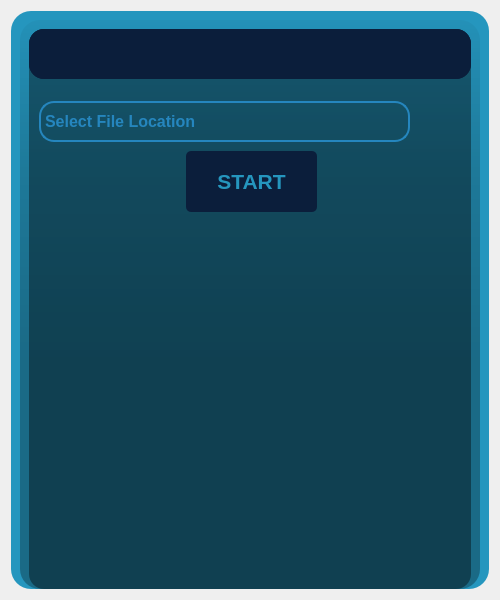
<?xml version="1.0" encoding="UTF-8"?>
<ui version="4.0">
 <class>ClearCut</class>
 <widget class="QWidget" name="ClearCut">
  <property name="geometry">
   <rect>
    <x>0</x>
    <y>0</y>
    <width>500</width>
    <height>600</height>
   </rect>
  </property>
  <property name="minimumSize">
   <size>
    <width>500</width>
    <height>600</height>
   </size>
  </property>
  <property name="maximumSize">
   <size>
    <width>500</width>
    <height>600</height>
   </size>
  </property>
  <property name="windowTitle">
   <string>Clear Cut</string>
  </property>
  <property name="styleSheet">
   <string notr="true"/>
  </property>
  <layout class="QVBoxLayout" name="verticalLayout">
   <item>
    <widget class="QFrame" name="frm_outer">
     <property name="sizePolicy">
      <sizepolicy hsizetype="Expanding" vsizetype="Expanding">
       <horstretch>0</horstretch>
       <verstretch>0</verstretch>
      </sizepolicy>
     </property>
     <property name="maximumSize">
      <size>
       <width>800</width>
       <height>600</height>
      </size>
     </property>
     <property name="styleSheet">
      <string notr="true">background-color:#2596be;
border-radius:20px;
</string>
     </property>
     <property name="frameShape">
      <enum>QFrame::StyledPanel</enum>
     </property>
     <property name="frameShadow">
      <enum>QFrame::Raised</enum>
     </property>
     <layout class="QVBoxLayout" name="verticalLayout_3">
      <property name="bottomMargin">
       <number>0</number>
      </property>
      <item>
       <widget class="QFrame" name="frm_middle">
        <property name="sizePolicy">
         <sizepolicy hsizetype="Expanding" vsizetype="Expanding">
          <horstretch>0</horstretch>
          <verstretch>0</verstretch>
         </sizepolicy>
        </property>
        <property name="styleSheet">
         <string notr="true">background-color:qlineargradient(spread:pad,x1:0,y1:0,x2:0,y2:0.715909,stop:0 rgba(0,0,0,9), stop:0.375 rgba(0,0,0,50),stop:0.835227 rgba(0,0,0,75));
border-radius:20px;
</string>
        </property>
        <property name="frameShape">
         <enum>QFrame::StyledPanel</enum>
        </property>
        <property name="frameShadow">
         <enum>QFrame::Raised</enum>
        </property>
        <layout class="QVBoxLayout" name="verticalLayout_2">
         <property name="bottomMargin">
          <number>0</number>
         </property>
         <item>
          <widget class="QFrame" name="frm_inside">
           <property name="sizePolicy">
            <sizepolicy hsizetype="Expanding" vsizetype="Expanding">
             <horstretch>0</horstretch>
             <verstretch>0</verstretch>
            </sizepolicy>
           </property>
           <property name="styleSheet">
            <string notr="true">background-color:rgba(0,0,0,100);
border-radius:15px;


</string>
           </property>
           <property name="frameShape">
            <enum>QFrame::StyledPanel</enum>
           </property>
           <property name="frameShadow">
            <enum>QFrame::Raised</enum>
           </property>
           <layout class="QVBoxLayout" name="verticalLayout_4">
            <property name="spacing">
             <number>2</number>
            </property>
            <property name="leftMargin">
             <number>0</number>
            </property>
            <property name="topMargin">
             <number>0</number>
            </property>
            <property name="rightMargin">
             <number>0</number>
            </property>
            <property name="bottomMargin">
             <number>2</number>
            </property>
            <item>
             <widget class="QFrame" name="frm_header">
              <property name="minimumSize">
               <size>
                <width>0</width>
                <height>50</height>
               </size>
              </property>
              <property name="styleSheet">
               <string notr="true">background-color:#0b1e3b;
border-radius:15px;
</string>
              </property>
              <property name="frameShape">
               <enum>QFrame::StyledPanel</enum>
              </property>
              <property name="frameShadow">
               <enum>QFrame::Raised</enum>
              </property>
              <layout class="QHBoxLayout" name="horizontalLayout">
               <property name="spacing">
                <number>0</number>
               </property>
               <property name="leftMargin">
                <number>0</number>
               </property>
               <property name="topMargin">
                <number>0</number>
               </property>
               <property name="rightMargin">
                <number>0</number>
               </property>
               <property name="bottomMargin">
                <number>0</number>
               </property>
               <item alignment="Qt::AlignLeft">
                <widget class="QFrame" name="frm_contact_info">
                 <property name="styleSheet">
                  <string notr="true">QPushButton{
	background-color: transparent;
	color:rgba(255, 255, 255, 210);
	border-radius:5px;
}
QPushButton:hover{
	background-color: qlineargradient(spread:pad, x1:0, y1:0.505682, x2:1, y2:0.477, stop:0 rgba(40, 67, 98, 219), stop:1 rgba(105, 118, 132, 226));
}
QPushButton:pressed{
	padding-left:5px;
	padding-top:5px;
	background-color:rgba(105, 118, 132, 200);
}</string>
                 </property>
                 <property name="frameShape">
                  <enum>QFrame::StyledPanel</enum>
                 </property>
                 <property name="frameShadow">
                  <enum>QFrame::Raised</enum>
                 </property>
                 <layout class="QHBoxLayout" name="horizontalLayout_3">
                  <item>
                   <widget class="QPushButton" name="btn_github">
                    <property name="cursor">
                     <cursorShape>PointingHandCursor</cursorShape>
                    </property>
                    <property name="text">
                     <string/>
                    </property>
                    <property name="icon">
                     <iconset resource="Icons/clearcut_resource.qrc">
                      <normaloff>:/Images/github.svg</normaloff>:/Images/github.svg</iconset>
                    </property>
                    <property name="iconSize">
                     <size>
                      <width>40</width>
                      <height>40</height>
                     </size>
                    </property>
                   </widget>
                  </item>
                  <item>
                   <widget class="QPushButton" name="btn_linkedin">
                    <property name="cursor">
                     <cursorShape>PointingHandCursor</cursorShape>
                    </property>
                    <property name="text">
                     <string/>
                    </property>
                    <property name="icon">
                     <iconset resource="Icons/clearcut_resource.qrc">
                      <normaloff>:/Images/linkedin.svg</normaloff>:/Images/linkedin.svg</iconset>
                    </property>
                    <property name="iconSize">
                     <size>
                      <width>40</width>
                      <height>40</height>
                     </size>
                    </property>
                   </widget>
                  </item>
                  <item>
                   <widget class="QPushButton" name="btn_cv">
                    <property name="cursor">
                     <cursorShape>PointingHandCursor</cursorShape>
                    </property>
                    <property name="text">
                     <string/>
                    </property>
                    <property name="icon">
                     <iconset resource="Icons/clearcut_resource.qrc">
                      <normaloff>:/Images/paperclip.svg</normaloff>:/Images/paperclip.svg</iconset>
                    </property>
                    <property name="iconSize">
                     <size>
                      <width>40</width>
                      <height>40</height>
                     </size>
                    </property>
                   </widget>
                  </item>
                  <item>
                   <widget class="QPushButton" name="btn_email">
                    <property name="cursor">
                     <cursorShape>PointingHandCursor</cursorShape>
                    </property>
                    <property name="text">
                     <string/>
                    </property>
                    <property name="icon">
                     <iconset resource="Icons/clearcut_resource.qrc">
                      <normaloff>:/Images/mail.svg</normaloff>:/Images/mail.svg</iconset>
                    </property>
                    <property name="iconSize">
                     <size>
                      <width>40</width>
                      <height>40</height>
                     </size>
                    </property>
                   </widget>
                  </item>
                 </layout>
                </widget>
               </item>
               <item alignment="Qt::AlignRight">
                <widget class="QFrame" name="frm_top_right">
                 <property name="styleSheet">
                  <string notr="true">QPushButton{
	background-color: transparent;
	color:rgba(255, 255, 255, 210);
	border-radius:5px;
}
QPushButton:hover{
	background-color: qlineargradient(spread:pad, x1:0, y1:0.505682, x2:1, y2:0.477, stop:0 rgba(40, 67, 98, 219), stop:1 rgba(105, 118, 132, 226));
}
QPushButton:pressed{
	padding-left:5px;
	padding-top:5px;
	background-color:rgba(105, 118, 132, 200);
}</string>
                 </property>
                 <property name="frameShape">
                  <enum>QFrame::StyledPanel</enum>
                 </property>
                 <property name="frameShadow">
                  <enum>QFrame::Raised</enum>
                 </property>
                 <layout class="QHBoxLayout" name="horizontalLayout_2">
                  <property name="spacing">
                   <number>2</number>
                  </property>
                  <property name="leftMargin">
                   <number>2</number>
                  </property>
                  <property name="topMargin">
                   <number>0</number>
                  </property>
                  <property name="rightMargin">
                   <number>2</number>
                  </property>
                  <property name="bottomMargin">
                   <number>0</number>
                  </property>
                  <item>
                   <widget class="QPushButton" name="btn_minimize">
                    <property name="cursor">
                     <cursorShape>PointingHandCursor</cursorShape>
                    </property>
                    <property name="text">
                     <string/>
                    </property>
                    <property name="icon">
                     <iconset resource="Icons/clearcut_resource.qrc">
                      <normaloff>:/Images/chevron-down.svg</normaloff>:/Images/chevron-down.svg</iconset>
                    </property>
                    <property name="iconSize">
                     <size>
                      <width>40</width>
                      <height>40</height>
                     </size>
                    </property>
                   </widget>
                  </item>
                  <item>
                   <widget class="QPushButton" name="btn_close">
                    <property name="cursor">
                     <cursorShape>PointingHandCursor</cursorShape>
                    </property>
                    <property name="text">
                     <string/>
                    </property>
                    <property name="icon">
                     <iconset resource="Icons/clearcut_resource.qrc">
                      <normaloff>:/Images/x.svg</normaloff>:/Images/x.svg</iconset>
                    </property>
                    <property name="iconSize">
                     <size>
                      <width>40</width>
                      <height>40</height>
                     </size>
                    </property>
                   </widget>
                  </item>
                 </layout>
                </widget>
               </item>
              </layout>
             </widget>
            </item>
            <item>
             <widget class="QStackedWidget" name="pages">
              <property name="styleSheet">
               <string notr="true">background-color: transparent;
border-radius:15px;</string>
              </property>
              <property name="currentIndex">
               <number>0</number>
              </property>
              <widget class="QWidget" name="page_clearcut">
               <widget class="QLabel" name="lbl_file_location">
                <property name="geometry">
                 <rect>
                  <x>10</x>
                  <y>20</y>
                  <width>371</width>
                  <height>41</height>
                 </rect>
                </property>
                <property name="font">
                 <font>
                  <pointsize>12</pointsize>
                  <weight>75</weight>
                  <bold>true</bold>
                 </font>
                </property>
                <property name="styleSheet">
                 <string notr="true">background-color:transparent;
color: #2586be;
border-radius:15px;
border:2px solid #2586be;</string>
                </property>
                <property name="text">
                 <string>Select File Location</string>
                </property>
                <property name="wordWrap">
                 <bool>false</bool>
                </property>
               </widget>
               <widget class="QPushButton" name="btn_file_location">
                <property name="geometry">
                 <rect>
                  <x>385</x>
                  <y>14</y>
                  <width>50</width>
                  <height>50</height>
                 </rect>
                </property>
                <property name="cursor">
                 <cursorShape>PointingHandCursor</cursorShape>
                </property>
                <property name="styleSheet">
                 <string notr="true">QPushButton{
	background-color: transparent;
	color:rgba(255, 255, 255, 210);
	border-radius:5px;
}
QPushButton:hover{
	background-color: qlineargradient(spread:pad, x1:0, y1:0.505682, x2:1, y2:0.477, stop:0 rgba(40, 67, 98, 219), stop:1 rgba(105, 118, 132, 226));
}
QPushButton:pressed{
	padding-left:5px;
	padding-top:5px;
	background-color:rgba(105, 118, 132, 200);
}</string>
                </property>
                <property name="text">
                 <string/>
                </property>
                <property name="icon">
                 <iconset resource="Icons/clearcut_resource.qrc">
                  <normaloff>:/Images/folder.svg</normaloff>:/Images/folder.svg</iconset>
                </property>
                <property name="iconSize">
                 <size>
                  <width>50</width>
                  <height>50</height>
                 </size>
                </property>
               </widget>
               <widget class="QPushButton" name="btn_start">
                <property name="geometry">
                 <rect>
                  <x>157</x>
                  <y>70</y>
                  <width>131</width>
                  <height>61</height>
                 </rect>
                </property>
                <property name="font">
                 <font>
                  <pointsize>16</pointsize>
                  <weight>75</weight>
                  <bold>true</bold>
                 </font>
                </property>
                <property name="cursor">
                 <cursorShape>PointingHandCursor</cursorShape>
                </property>
                <property name="styleSheet">
                 <string notr="true">QPushButton#btn_start{
	background-color: #0b1e3b;
	color: #2596be;
	border-radius: 5px;
	padding: 8px 10px; /* Adjust the padding for the pop-up effect */
	box-shadow: 2px 2px 5px rgba(0, 0, 0, 0.2); /* Add a box shadow for the pop-up effect */
}

QPushButton#btn_start:hover{
	background-color: qlineargradient(spread:pad, x1:0, y1:0.505682, x2:1, y2:0.477, stop:0 rgba(37, 150, 190, 200), stop:1 rgba(85, 98, 112, 226));
}

QPushButton#btn_start:pressed{
	padding-left: 8px;
	padding-top: 10px;
	background-color: rgba(105, 118, 132, 200);
	box-shadow: none; /* Remove the box shadow when pressed */
}</string>
                </property>
                <property name="text">
                 <string>START</string>
                </property>
               </widget>
               <widget class="QTextEdit" name="txt_progress">
                <property name="enabled">
                 <bool>true</bool>
                </property>
                <property name="geometry">
                 <rect>
                  <x>13</x>
                  <y>150</y>
                  <width>421</width>
                  <height>351</height>
                 </rect>
                </property>
                <property name="font">
                 <font>
                  <pointsize>9</pointsize>
                  <weight>75</weight>
                  <bold>true</bold>
                 </font>
                </property>
                <property name="styleSheet">
                 <string notr="true">color:#2586be;</string>
                </property>
                <property name="readOnly">
                 <bool>true</bool>
                </property>
               </widget>
              </widget>
              <widget class="QWidget" name="page_info"/>
             </widget>
            </item>
           </layout>
          </widget>
         </item>
        </layout>
       </widget>
      </item>
     </layout>
    </widget>
   </item>
  </layout>
 </widget>
 <tabstops>
  <tabstop>btn_github</tabstop>
  <tabstop>btn_linkedin</tabstop>
  <tabstop>btn_cv</tabstop>
  <tabstop>btn_email</tabstop>
  <tabstop>btn_minimize</tabstop>
  <tabstop>btn_close</tabstop>
  <tabstop>btn_file_location</tabstop>
  <tabstop>btn_start</tabstop>
 </tabstops>
 <resources>
  <include location="Icons/clearcut_resource.qrc"/>
 </resources>
 <connections/>
</ui>
